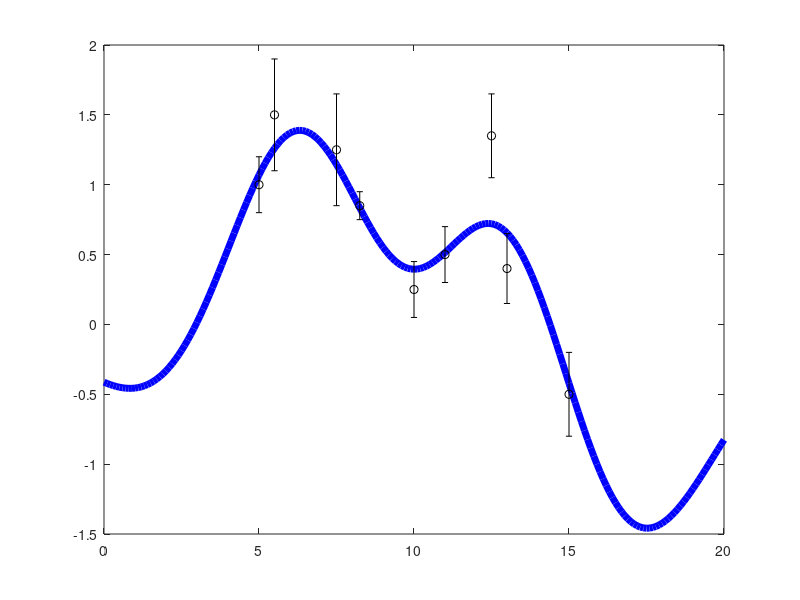

MATLAB code to generate this figure: (Note: this script raises an error after producing the figure.)

              %%% ***** Interpolation by inverse methode ***** %%%

% This code allows a user to evaluate the behavior of the solution based on the correlation length
% variation in the case of interpolation of a one variable problem.


% When the correlation length is small, the solution tends to be forced to pass
% through the observed points and elsewhere tends to resemble the a priori solution.
% The standard deviation of the solution is close to the standard deviation of the data error. 
% When the correlation length is small, the observed points cannot share their information
% with the neighboring points.
% However, if we start to increase the correlation length, the solution tends to become smoother and smoother.
% A smooth solution is a solution whose values do not change abruptly from one point to another. 
% The standard deviation a posteriori of the solution tends to be uniform around the region
% where the observed data are given. In this case, the information contained in precise observed data points
% can propagate to close interpolated points that are less precise.
% The standard deviation a posteriori of the solution at the point of lesser precision
% is lower than the standard deviation of the a priori error of the data.

% This script reproduce the solution of Olivier Francis :
% Introduction aux problemes inverses, 1991

% Programmed by -- Renaldo Sauveur

% Last Modified 06-August-2024


% Begin initialization code
delta = 3.1 ; % Correlation length
sigma_priori = 2 ; % A priori solution uncertainty
rest_point = 0:0.1:20 ; % Solution location
sigma = [0.2,0.4,0.4,0.1,0.2,0.2,0.3,0.25,0.3] ; % Standard deviation(Ecarts type) of the obseved data 
data = [1,1.5,1.25,0.85,0.25,0.5,1.35,0.4,-0.5] ; % observed data
dist_pt = [5,5.5,7.5,8.25,10,11,12.5,13,15] ; % Observed data location
  
% Variance matrix for observed data        
     ME = diag(sigma.*sigma) ; % error matrix
    
     
% Distance matrix for observed point
    D = zeros(length(data));
for i = 1:length(data)
    for j = 1:length(data)
           D(i,j)= abs(dist_pt(i) - dist_pt(j)) ;
    end
end
 
sig = sigma_priori*sigma_priori ;
del = delta*delta ;delo = -0.5/del ;
        
%covariance function 
    cov_dd = zeros(length(data));
for i = 1:length(data)     
    for j = 1:length(data)          
           cov_dd(i,j) = sig*exp(D(i,j)*D(i,j)*delo) ;   % Covariance matrix for observed data
    end    
end

S = ME + cov_dd ;
     
% Distance matrix between observed point and calculated point
    PD = zeros(length(data));
for i = 1:length(rest_point)
    for j = 1:length(data)
           PD(i,j)= abs(rest_point(i) - dist_pt(j)) ;
    end
end

   
% Covariance function between observed point and calculated point 
    cov_PD = zeros(length(data));
for i = 1:length(rest_point)   
    for j = 1:length(data)       
       cov_PD(i,j) = sig*exp(PD(i,j)*PD(i,j)*delo) ;           
    end    
end
   
   
% Symmetric definite positive function
opts.SYM = true ;
opts.POSDEF = true  ;
X = linsolve(S,data',opts) ;

% Final Solution 
solution = cov_PD*X ;

plot(rest_point,solution,'-b','Linewidth',5) ;
hold on ;
errorbar(dist_pt,data,sigma,'ok', 'MarkerFaceColor','k','MarkerSize',15,'LineWidth',3) ;
box on;
grid on;


% %%%%%%%%%%%%%%%%%%%%%%
% A priori uncertainty

     cov_DP = transpose(cov_PD) ;  
     
%function symmetric definite positive
opts.SYM = true ;
opts.POSDEF = true  ;
X_1 = linsolve(S,cov_DP,opts) ;   
    
% Matrix distance of calculated point 
    PP = zeros(length(rest_point));
for i = 1:length(rest_point)
    for j = 1:length(rest_point)
           PP(i,j)= abs(rest_point(i) - rest_point(j)) ;
    end
end
   
% covariance function of calculated point  
    cov_PP = zeros(length(rest_point));
for i = 1:length(rest_point)   
    for j = 1:length(rest_point)        
       cov_PP(i,j) = sig*exp(PP(i,j)*PP(i,j)*delo) ;           
    end    
end

% Covariance model
covariance_modele_1 = cov_PD*X_1 ;
covariance_modele_1_F = cov_PP - covariance_modele_1 ;     
hold on
 plot(rest_point,solution + diag(sqrt(covariance_modele_1_F)),':k','Linewidth',2)    ;    
hold on
 plot(rest_point,solution - diag(sqrt(covariance_modele_1_F)),':k','Linewidth',2)    ;  
 
 
title(strcat('Length of correlation =',num2str(delta))) ;
xlabel('Data location', 'FontWeight', 'bold','FontSize',10) ;
ylabel('Observed data', 'FontWeight', 'bold','FontSize',10) ; 
a = get(gca,'XTickLabel');  
set(gca,'XTickLabel',a,'fontsize',20,'FontWeight','bold','LineWidth',3) ;
set(gca,'XTickLabelMode','auto') ;
 
ylim([-3.25 2.75]) ; % set value limit into x-axis
xlim([0 20]) ;% set distance limit into x-axis
yline(0,'--g','A priori solution','LineWidth',3,'FontSize',16) ;
yline(-2,'--r','A priori Solution uncertainty','LineWidth',3,'FontSize',16) ;
yline(2,'.--r','A priori Solution uncertainty','LineWidth',3,'FontSize',16) ;
legend('Solution','Observed data','Solution +- Standard deviation','Location','south','FontSize',17) ;

% Plot margin cut
pos = get(gca, 'Position');
pos(1) = 0.045; %Left
pos(2) = 0.105;  %Bottom
pos(3) = 0.94;  %Right
pos(4) = 0.84;  %Top
set(gca, 'Position', pos)
 
 

